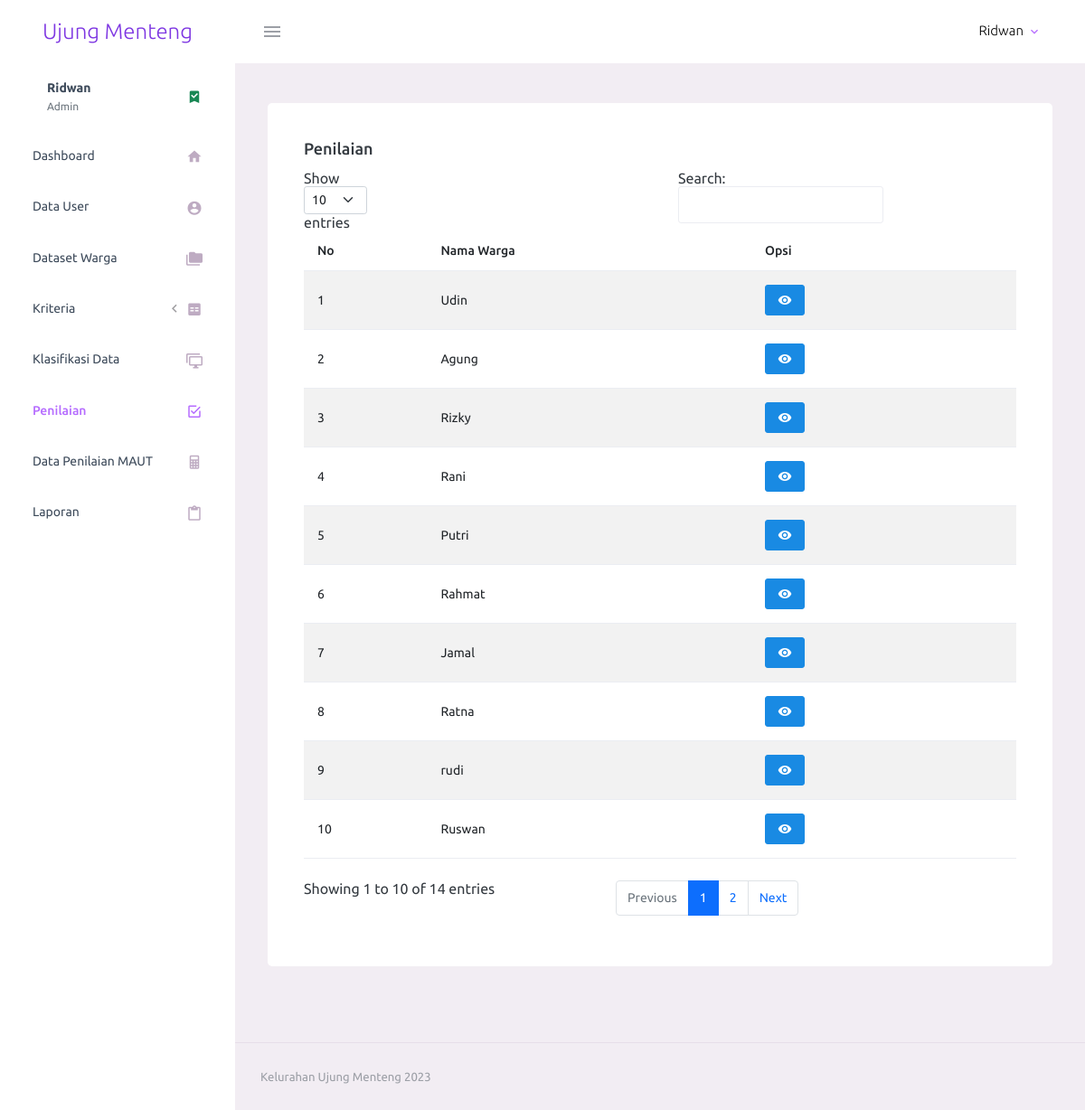
/pages/penilaian.php (signed in), run on the app's committed database.
### tables this page shows
CREATE TABLE `data_klasifikasi` (
  `id` int(11) NOT NULL,
  `nama` varchar(70) NOT NULL,
  `jenis_kelamin` varchar(5) NOT NULL,
  `jml_tanggungan` varchar(5) NOT NULL,
  `status_rumah` varchar(20) NOT NULL,
  `jenis_bangunan` varchar(20) NOT NULL,
  `jenis_lantai` varchar(50) NOT NULL,
  `sumber_air` varchar(50) NOT NULL,
  `pendapatan` varchar(20) NOT NULL,
  `status_kelayakan` varchar(20) NOT NULL
);

### pages/penilaian.php (the view, shortened to what this page needs)
<?php
    require_once "../koneksi.php";
?>
<!DOCTYPE html>
<html lang="en">
  <head>
    <link rel="stylesheet" href="../assets/vendors/mdi/css/materialdesignicons.min.css">
    <link rel="stylesheet" href="../assets/vendors/css/vendor.bundle.base.css">
    <link rel="stylesheet" href="../assets/css/style.css">
  </head>
  <body>
    <div class="container-scroller">
      <?php include '../partials/_navbar.php'; ?>
      <div class="container-fluid page-body-wrapper">
        <?php include '../partials/_sidebar.php' ?>
        <div class="main-panel">
          <div class="content-wrapper">
            <div class="row">
              <div class="col-lg-12 grid-margin stretch-card">
                <div class="card">
                  <div class="card-body">
                    <h4 class="card-title">Penilaian</h4>
                    <table id="example1" class="table table-striped mb-4">
                      <thead>
                        <tr>
                          <th> No </th>
                          <th> Nama Warga </th>
                          <th> Opsi </th>
                        </tr>
                      </thead>
                      <tbody>
                          <?php
                            $i = 1;
                            $query = "SELECT * FROM data_klasifikasi WHERE status_kelayakan = 'Layak'";
                            $result = mysqli_query($conn, $query);
                            while($row = mysqli_fetch_assoc($result)) {
                              $idWar = $row['id'];
                              $queryStatus = mysqli_query($conn, "SELECT * FROM penilaian WHERE id_warga = '$idWar'");
                              $rowStatus = mysqli_fetch_assoc($queryStatus);
                          ?>
                        <tr>
                            <td><?= $i++; ?></td>
                            <td><?= $row['nama'] ?></td>
                            <td><?php if(!isset($rowStatus['status'])) { ?> <button type="button" class="btn btn-info btn-sm" data-bs-toggle="modal" data-bs-target="#input<?= $row['id']; ?>">Input</button><?php } else {
                              echo "<a href='input-penilaian.php?id=$row[id]' class='btn btn-info btn-sm'><i class='mdi mdi-eye menu-icon'></i></a>";
                            } ?></td>
                        </tr>
                        <?php }?>
                      </tbody>
                    </table>
                  </div>
                </div>
              </div>
            </div>
          </div>
          <?php include '../partials/_footer.php' ?>
        </div>
      </div>
    </div>
  </body>
</html>

### data on the page
data_klasifikasi: nama "Udin"
data_klasifikasi: nama "Agung"
data_klasifikasi: nama "Rizky"
data_klasifikasi: nama "Rani"
data_klasifikasi: nama "Putri"
data_klasifikasi: nama "Rahmat"
data_klasifikasi: nama "Jamal"
data_klasifikasi: nama "Ratna"
data_klasifikasi: nama "rudi"
data_klasifikasi: nama "Ruswan"

### other printed values
$_SESSION['name'] "Ridwan"
$_SESSION['role'] "Admin"
